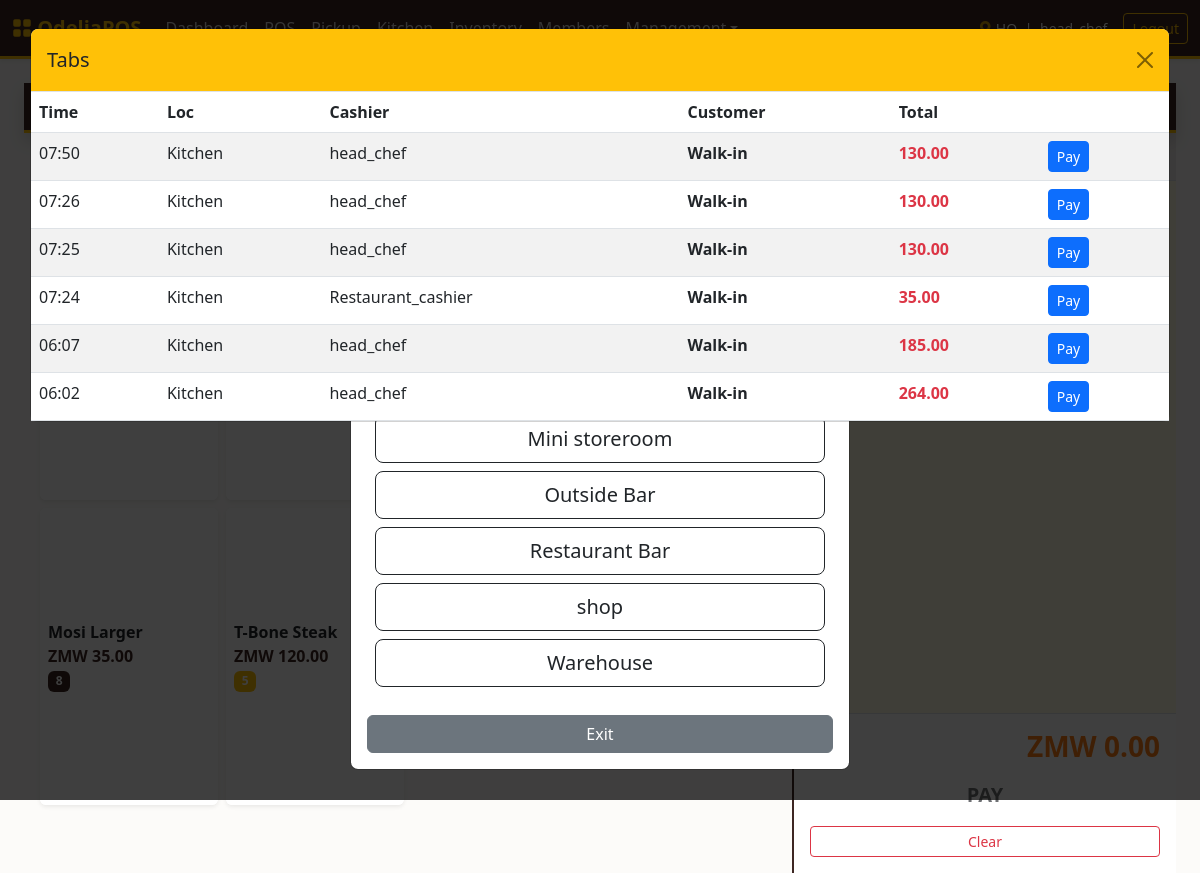
The app's page /index.php?page=pos&view_tabs=1 (signed in) with its own data.
### tables this page shows
CREATE TABLE `products` (
  `id` int NOT NULL AUTO_INCREMENT,
  `name` varchar(100) NOT NULL,
  `sku` varchar(50) DEFAULT NULL,
  `price` decimal(10,2) DEFAULT '0.00',
  `cost_price` decimal(10,2) DEFAULT '0.00',
  `unit` varchar(20) DEFAULT 'unit',
  `category_id` int DEFAULT NULL,
  `is_active` tinyint(1) DEFAULT '1',
  PRIMARY KEY (`id`),
  UNIQUE KEY `sku` (`sku`),
  KEY `category_id` (`category_id`),
  CONSTRAINT `products_ibfk_1` FOREIGN KEY (`category_id`) REFERENCES `categories` (`id`) ON DELETE SET NULL
);

CREATE TABLE `locations` (
  `id` int NOT NULL AUTO_INCREMENT,
  `name` varchar(50) NOT NULL,
  `type` enum('store','kitchen','bar','warehouse') NOT NULL DEFAULT 'store',
  `can_sell` tinyint(1) DEFAULT '1',
  `can_receive_from_vendor` tinyint(1) DEFAULT '0',
  `address` text,
  `phone` varchar(50) DEFAULT '555-0000',
  PRIMARY KEY (`id`)
);

CREATE TABLE `sales` (
  `id` int NOT NULL AUTO_INCREMENT,
  `location_id` int NOT NULL,
  `user_id` int NOT NULL,
  `shift_id` int DEFAULT NULL,
  `total_amount` decimal(10,2) NOT NULL,
  `discount` decimal(10,2) DEFAULT '0.00',
  `total_tax` decimal(10,2) DEFAULT '0.00',
  `tip` decimal(10,2) DEFAULT '0.00',
  `final_total` decimal(10,2) DEFAULT '0.00',
  `payment_method` varchar(50) NOT NULL DEFAULT 'cash',
  `status` enum('completed','refund_requested','refunded','partially_refunded') DEFAULT 'completed',
  `created_at` timestamp NULL DEFAULT CURRENT_TIMESTAMP,
  `collected_by` varchar(100) DEFAULT NULL,
  `payment_status` enum('paid','pending') DEFAULT 'paid',
  `customer_name` varchar(100) DEFAULT 'Walk-in',
  `amount_tendered` decimal(10,2) DEFAULT '0.00',
  `change_due` decimal(10,2) DEFAULT '0.00',
  `member_id` int DEFAULT NULL,
  `points_earned` decimal(10,2) DEFAULT '0.00',
  `points_redeemed` decimal(10,2) DEFAULT '0.00',
  PRIMARY KEY (`id`),
  KEY `location_id` (`location_id`),
  KEY `user_id` (`user_id`),
  CONSTRAINT `sales_ibfk_1` FOREIGN KEY (`location_id`) REFERENCES `locations` (`id`),
  CONSTRAINT `sales_ibfk_2` FOREIGN KEY (`user_id`) REFERENCES `users` (`id`)
);

CREATE TABLE `users` (
  `id` int NOT NULL AUTO_INCREMENT,
  `username` varchar(50) NOT NULL,
  `full_name` varchar(100) DEFAULT NULL,
  `password_hash` varchar(255) NOT NULL,
  `role` enum('admin','shopkeeper','manager','cashier','dev','chef','waiter','head_chef','bartender') NOT NULL DEFAULT 'cashier',
  `location_id` int DEFAULT NULL,
  `created_at` timestamp NULL DEFAULT CURRENT_TIMESTAMP,
  `force_password_change` tinyint(1) DEFAULT '0',
  PRIMARY KEY (`id`),
  UNIQUE KEY `username` (`username`),
  KEY `location_id` (`location_id`),
  CONSTRAINT `users_ibfk_1` FOREIGN KEY (`location_id`) REFERENCES `locations` (`id`) ON DELETE SET NULL
);

### src/pos.php (called while the page is built, shortened)
<?php
$locationId = $_SESSION['pos_location_id'] ?? $_SESSION['location_id'];
$sellableLocations = $pdo->query("SELECT * FROM locations WHERE can_sell = 1 ORDER BY name ASC")->fetchAll();
$products = $pdo->query("SELECT p.*, COALESCE(i.quantity, 0) as stock_qty FROM products p LEFT JOIN inventory i ON p.id = i.product_id AND i.location_id = $locationId WHERE p.is_active = 1 ORDER BY p.name ASC")->fetchAll();
$openTabs = $pdo->query("SELECT s.id, s.customer_name, s.final_total, s.created_at, u.username as cashier, l.name as loc_name FROM sales s JOIN users u ON s.user_id = u.id JOIN locations l ON s.location_id = l.id WHERE s.payment_status = 'pending' ORDER BY s.created_at DESC")->fetchAll();
?>

### templates/pos.php (the view, shortened to what this page needs)
<!DOCTYPE html>
<html lang="en">
<head>
    <link href="https://cdn.jsdelivr.net/npm/bootstrap@5.3.0/dist/css/bootstrap.min.css" rel="stylesheet">
    <link rel="stylesheet" href="https://cdn.jsdelivr.net/npm/bootstrap-icons@1.10.5/font/bootstrap-icons.css">
</head>
<body>
    <div class="header-custom text-white p-2 d-flex justify-content-between align-items-center shadow sticky-top">
        <div class="fw-bold ms-2 text-truncate">
            <button class="btn btn-sm btn-outline-warning ms-1" data-bs-toggle="modal" data-bs-target="#locationModal"><i class="bi bi-arrow-repeat"></i></button>
        </div>
        <div class="header-extras">
            <button class="btn btn-outline-warning btn-sm me-1" data-bs-toggle="modal" data-bs-target="#tabsModal">Tabs</button>
            <a href="index.php?page=pickup" class="btn btn-outline-light btn-sm me-1">Pickup</a>
            <button onclick="openShiftReport()" class="btn btn-danger btn-sm me-1">Shift</button>
            <a href="index.php?page=dashboard" class="btn btn-outline-light btn-sm">Exit</a>
        </div>
    </div>
    <div class="container-fluid flex-grow-1">
        <div class="row h-100">
            <div class="col-md-8 p-3">
                <div class="row g-2 product-grid" id="grid">
                    <?php foreach($products as $p):
                        $isLow = $p['stock_qty'] > 0 && $p['stock_qty'] <= 5;
                        $isOut = $p['stock_qty'] <= 0;
                    ?>
                    <div class="col-6 col-md-3 item" data-name="<?= strtolower($p['name']) ?>">
                        <form method="POST" class="card h-100 shadow-sm border-0">
                            <button name="add_item" class="btn p-2 text-start h-100 w-100 border-0" style="background-color: #fff;">
                                <div class="fw-bold text-truncate text-dark"><?= htmlspecialchars($p['name']) ?></div>
                                <div class="fw-bold" style="color: var(--theme-brown);">ZMW <?= number_format($p['price'], 2) ?></div>
                                <span class="badge" style="background-color: <?= $isOut ? '#dc3545' : ($isLow ? '#ffc107' : '#3e2723') ?>">
                                    <?= $p['stock_qty'] ?>
                                </span>
                            </button>
                        </form>
                    </div>
                    <?php endforeach; ?>
                </div>
            </div>
            <div class="col-md-4 cart-panel p-0" id="cartPanel">
                <div class="p-2 border-bottom" style="background-color: #efebe9;">
                    <?php if (isset($_SESSION['pos_member'])): ?>
                        <div class="d-flex justify-content-between align-items-center small">
                            <div class="text-dark"><i class="bi bi-person-check-fill text-success"></i> <b><?= htmlspecialchars($_SESSION['pos_member']['name']) ?></b></div>
                            <form method="POST"><button name="detach_member" class="btn btn-xs btn-outline-danger"><i class="bi bi-x"></i></button></form>
                        </div>
                    <?php else: ?>
                        <form method="POST" class="input-group input-group-sm">
                            <button type="submit" name="search_member" class="btn btn-secondary"><i class="bi bi-search"></i></button>
                        </form>
                    <?php endif; ?>
                </div>
                <div class="cart-items p-3">
                    <?php $total = 0; if(!empty($_SESSION['cart'])): foreach($_SESSION['cart'] as $id => $item): $total += ($item['price'] * $item['qty']); ?>
                    <div class="d-flex justify-content-between mb-2 border-bottom pb-1 border-secondary">
                        <div><strong class="text-dark"><?= htmlspecialchars($item['name']) ?></strong><br><small class="text-muted"><?= $item['qty'] ?> x <?= number_format($item['price'], 2) ?></small></div>
                        <div class="fw-bold" style="color: var(--theme-brown);">ZMW <?= number_format($item['price'] * $item['qty'], 2) ?></div>
                    </div>
                    <?php endforeach; endif; ?>
                </div>
                <div class="p-3 border-top" style="background-color: #fff;">
                    <div class="d-flex justify-content-between align-items-center mb-2">
                        <span class="fw-bold text-secondary">Total</span>
                        <h3 class="fw-bold m-0" style="color: var(--theme-orange);">ZMW <?= number_format($total, 2) ?></h3>
                    </div>
                    <button class="btn btn-theme-orange btn-lg w-100" data-bs-toggle="modal" data-bs-target="#checkoutModal" <?= $total <= 0 ? 'disabled' : '' ?>>PAY</button>
                    <form method="POST" class="mt-2"><button name="clear_cart" class="btn btn-outline-danger btn-sm w-100">Clear</button></form>
                </div>
            </div>
        </div>
    </div>
    <div class="modal fade" id="locationModal" tabindex="-1" data-bs-backdrop="static">
        <div class="modal-dialog modal-dialog-centered">
            <div class="modal-content">
                <div class="modal-header text-white" style="background-color: var(--theme-brown);"><h5 class="modal-title">Station</h5></div>
                <form method="POST">
                    <div class="modal-body p-4 d-grid gap-2">
                        <?php foreach($sellableLocations as $loc): ?>
                            <button type="submit" name="pos_location_id" value="<?= $loc['id'] ?>" class="btn btn-outline-dark btn-lg"><?= htmlspecialchars($loc['name']) ?></button>
                        <?php endforeach; ?>
                    </div>
                    <div class="modal-footer justify-content-center pt-0 border-0">
                        <?php if (isset($_SESSION['pos_location_id'])): ?><button type="button" class="btn btn-secondary w-100" data-bs-dismiss="modal">Cancel</button><?php else: ?><a href="index.php?page=dashboard" class="btn btn-secondary w-100">Exit</a><?php endif; ?>
                    </div>
                </form>
            </div>
        </div>
    </div>
    <div class="modal fade" id="tabsModal" tabindex="-1"><div class="modal-dialog modal-xl modal-fullscreen-md-down"><div class="modal-content"><div class="modal-header bg-warning"><h5 class="modal-title">Tabs</h5><button type="button" class="btn-close" data-bs-dismiss="modal"></button></div><div class="modal-body p-0"><div class="table-responsive"><table class="table table-striped mb-0"><thead><tr><th>Time</th><th>Loc</th><th>Cashier</th><th>Customer</th><th>Total</th><th></th></tr></thead><tbody><?php foreach($openTabs as $t): ?><tr><td><?= date('H:i', strtotime($t['created_at'])) ?></td><td><?= htmlspecialchars($t['loc_name']) ?></td><td><?= htmlspecialchars($t['cashier']) ?></td><td class="fw-bold"><?= htmlspecialchars($t['customer_name']) ?></td><td class="text-danger fw-bold"><?= number_format($t['final_total'], 2) ?></td><td><form method="POST"><input type="hidden" name="sale_id" value="<?= $t['id'] ?>"><button name="recall_tab" class="btn btn-primary btn-sm">Pay</button></form></td></tr><?php endforeach; ?></tbody></table></div></div></div></div></div>
</body>
</html>

### templates/header.php (style rules this page uses)
:root { --theme-brown: #3e2723; --theme-brown-light: #5d4037; --theme-gold: #ffc107; --theme-gold-dark: #d39e00; --theme-orange: #fd7e14; --theme-bg: #fff8e1; }
body { background-color: var(--theme-bg); color: var(--theme-brown); }
.card { border: 1px solid rgba(62, 39, 35, 0.1); box-shadow: 0 4px 6px rgba(0,0,0,0.05); }
.btn-primary { background-color: var(--theme-brown); border-color: var(--theme-brown); }

### templates/pos.php (style rules this page uses)
:root { --theme-brown: #3e2723; --theme-gold: #ffc107; --theme-orange: #fd7e14; }
body { background: #fcfbf9; height: 100vh; overflow: hidden; display: flex; flex-direction: column; }
.product-grid { height: calc(100vh - 140px); overflow-y: auto; padding-bottom: 50px; }
.cart-panel { height: calc(100vh - 60px); background: white; border-left: 2px solid var(--theme-brown); display: flex; flex-direction: column; }
.cart-items { flex-grow: 1; overflow-y: auto; background-color: #fff8e1; }
.header-custom { background-color: var(--theme-brown); border-bottom: 3px solid var(--theme-gold); }
.btn-theme-orange { background-color: var(--theme-orange); color: white; border: none; font-weight: bold; }

### records on screen
products: name "Mosi Larger", price "35.00", stock_qty "8"
products: name "T-Bone Steak", price "120.00"
locations: $loc['id'] 7 (drawn), name "Mini storeroom"
locations: $loc['id'] 5 (drawn), name "Outside Bar"
locations: $loc['id'] 4 (drawn), name "Restaurant Bar"
locations: $loc['id'] 12 (drawn), name "shop"
locations: $loc['id'] 8 (drawn), name "Warehouse"
sales: created_at "07:50", location.name "Kitchen", user.username "head_chef", customer_name "Walk-in", final_total "130.00"
sales: created_at "07:26", location.name "Kitchen", user.username "head_chef", customer_name "Walk-in", final_total "130.00"
sales: created_at "07:25", location.name "Kitchen", user.username "head_chef", customer_name "Walk-in", final_total "130.00"
sales: created_at "07:24", location.name "Kitchen", user.username "Restaurant_cashier", customer_name "Walk-in", final_total "35.00"
sales: created_at "06:07", location.name "Kitchen", user.username "head_chef", customer_name "Walk-in", final_total "185.00"
sales: created_at "06:02", location.name "Kitchen", user.username "head_chef", customer_name "Walk-in", final_total "264.00"

### other values on screen
$total "0.00"
